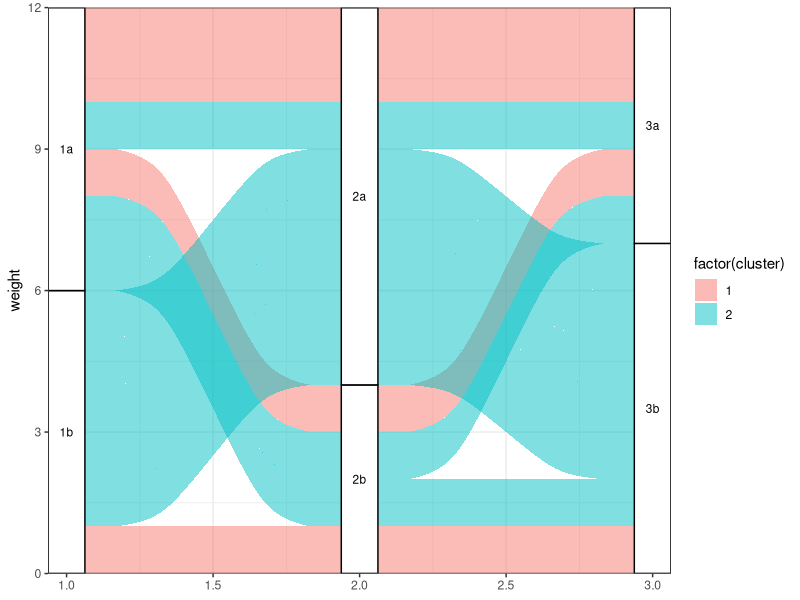

Reproduce this figure in R.
## ---- chunk 1
knitr::opts_chunk$set(fig.width = 6, fig.height = 3, fig.align = "center")
root_loc <- rprojroot::find_root(criterion = rprojroot::has_dir("vignettes"))
## ---- chunk 2
library(ggalluvial)

example_data <- data.frame(
  weight = rep(1, 12),
  ID = 1:12,
  cluster = rep(c(1, 2), c(4, 8)),
  grp1 = rep(c('1a', '1b', '1a', '1b'), c(3, 2, 3, 4)),
  grp2 = rep(c('2a', '2b', '2a', '2b', '2a'), c(2, 2, 2, 2, 4)),
  grp3 = rep(c('3a','3b', '3a', '3b'), c(3, 2, 2, 5))
)
## ---- chunk 3
ggplot(example_data,
       aes(y = weight, axis1 = grp1, axis2 = grp2, axis3 = grp3)) + 
  geom_alluvium(aes(fill = factor(cluster)), knot.pos = 0.25) + 
  geom_stratum(width = 1/8, reverse = TRUE) + 
  geom_text(aes(label = after_stat(stratum)), 
            stat = "stratum", 
            reverse = TRUE, 
            size = rel(3)) + 
  theme_bw() +
  scale_x_continuous(expand = c(0, 0)) +
  scale_y_continuous(expand = c(0, 0))
